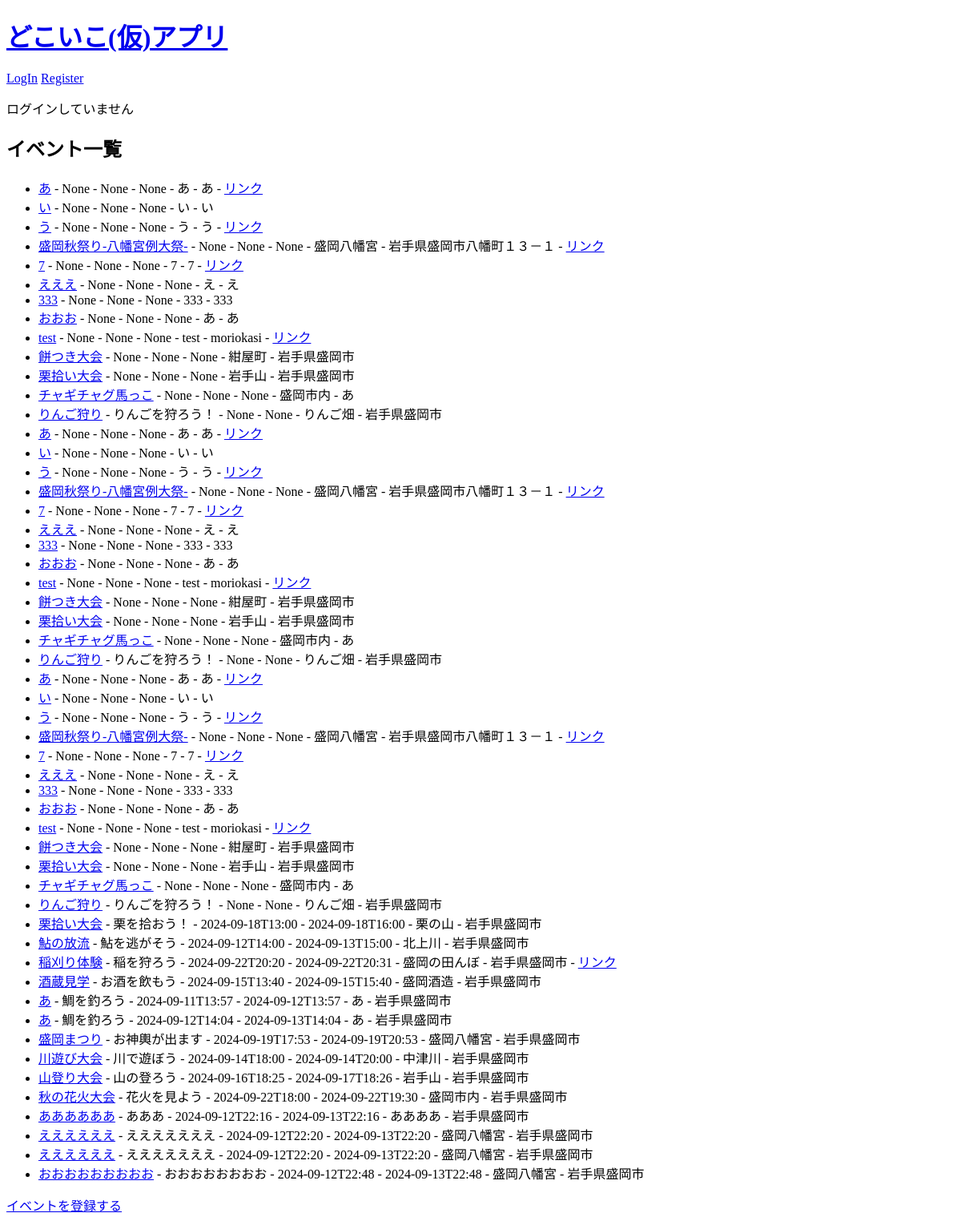
Before: / with the older database file.
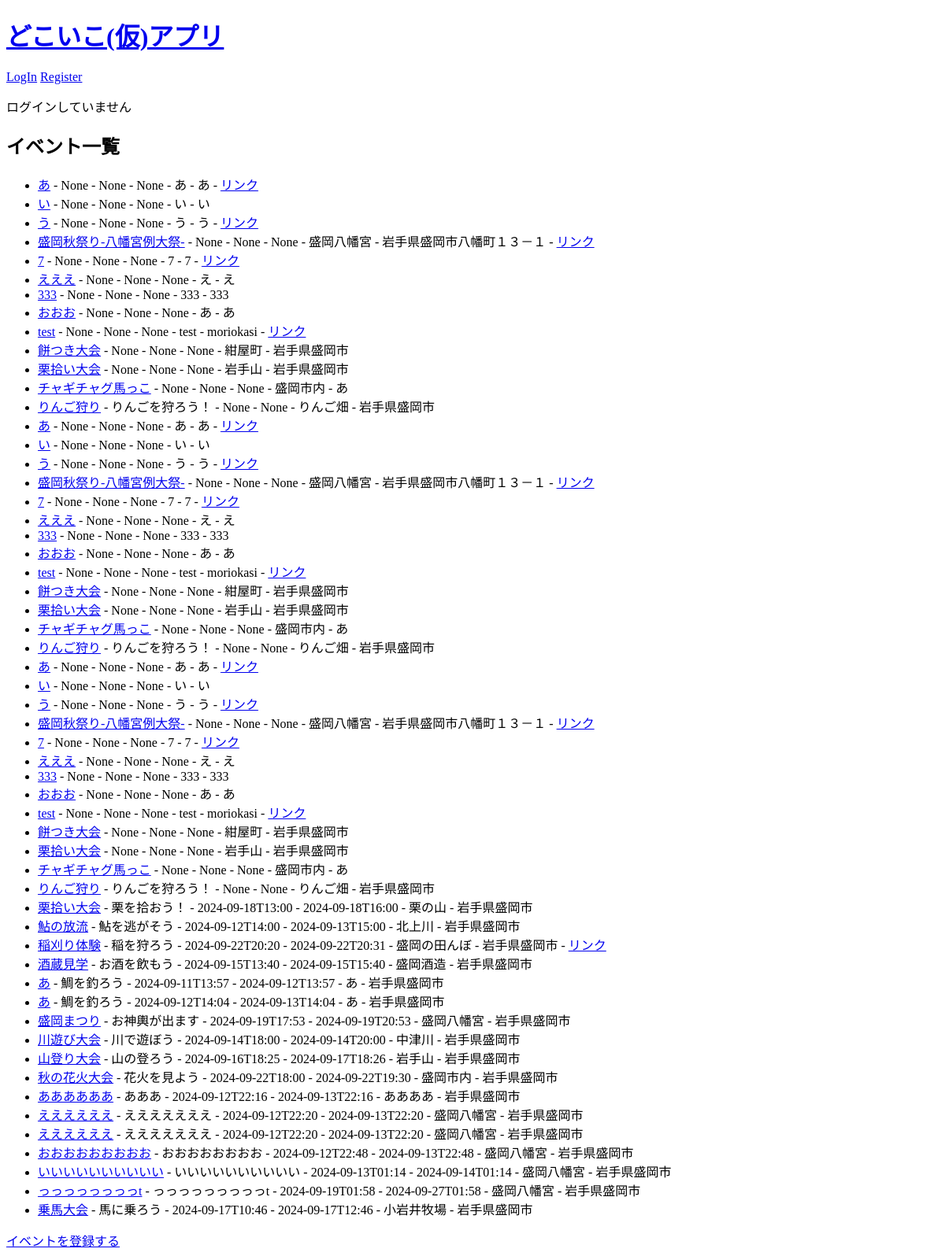
After: the same page with the newer database file.
### config.py (models this page shows, shortened)
class Event(Model):
    name = CharField()
    content = TextField(null=True)
    start_date = DateTimeField(null=True)
    end_date = DateTimeField(null=True)
    place = CharField()
    address = CharField()
    url = CharField(null=True)
    image = CharField(null=True)  # 画像ファイル名を保存するフィールド
    class Meta:
        database = db
        table_name = "events"

### app.py (the view)
@app.route("/", methods=["GET", "POST"])
def index():  # データベースからすべてのイベントを取得
    events = Event.select()
    return render_template("index.html", events=events)

### templates/index.html (shortened to what this page needs)
<!DOCTYPE html>
<html lang="ja">
<head>
</head>
<body>
   <div class="page">
       <h1><a href="{{ url_for('index') }}">どこいこ(仮)アプリ</a></h1>
       <div class="metanav">
           {% if not current_user.is_authenticated %}
               <a href="{{ url_for('user_bp.login') }}">LogIn</a>
               <a href="{{ url_for('user_bp.register') }}">Register</a>
           {% else %}
               <a href="{{ url_for('user_bp.logout') }}">LogOut</a>
           {% endif %}
       </div>
    {% if current_user.is_authenticated %}
        <p>{{ current_user.name }} さんこんにちは</p>
    {% else %}
        <p>ログインしていません</p>
    {% endif %}
    <h2>イベント一覧</h2>
    <ul>
        {% for event in events %}
        <li>
            <a href="{{ url_for('event_detail', event_id=event.id) }}">{{ event.name }}</a>
            - {{ event.content }}
            - {{ event.start_date }}
            - {{ event.end_date }}
            - {{ event.place }}
            - {{ event.address }}
            {% if event.url %}
            - <a href="{{ event.url }}" target="_blank">リンク</a>
            {% endif %}
        </li>
        {% endfor %}
    </ul>
    <a href="{{ url_for('create_events') }}">イベントを登録する</a>
</body>
</html>

Changed rows visible on the page:
added Event: name "いいいいいいいいいい", content "いいいいいいいいいい", start_date "2024-09-13T01:14", end_date "2024-09-14T01:14", place "盛岡八幡宮", address "岩手県盛岡市"
added Event: name "っっっっっっっっt", content "っっっっっっっっっt", start_date "2024-09-19T01:58", end_date "2024-09-27T01:58", place "盛岡八幡宮", address "岩手県盛岡市"
added Event: name "乗馬大会", content "馬に乗ろう", start_date "2024-09-17T10:46", end_date "2024-09-17T12:46", place "小岩井牧場", address "岩手県盛岡市"
